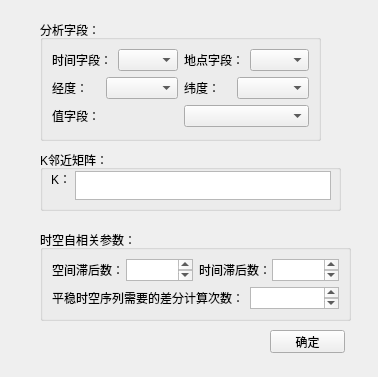
<?xml version="1.0" encoding="UTF-8"?>
<ui version="4.0">
 <class>Form</class>
 <widget class="QWidget" name="Form">
  <property name="geometry">
   <rect>
    <x>0</x>
    <y>0</y>
    <width>378</width>
    <height>377</height>
   </rect>
  </property>
  <property name="windowTitle">
   <string>Form</string>
  </property>
  <widget class="QGroupBox" name="groupBox">
   <property name="geometry">
    <rect>
     <x>40</x>
     <y>20</y>
     <width>281</width>
     <height>121</height>
    </rect>
   </property>
   <property name="title">
    <string>分析字段：</string>
   </property>
   <layout class="QVBoxLayout" name="verticalLayout">
    <item>
     <layout class="QHBoxLayout" name="horizontalLayout">
      <item>
       <widget class="QLabel" name="label">
        <property name="text">
         <string>时间字段：</string>
        </property>
       </widget>
      </item>
      <item>
       <widget class="QComboBox" name="comboBox"/>
      </item>
      <item>
       <widget class="QLabel" name="label_6">
        <property name="text">
         <string>地点字段：</string>
        </property>
       </widget>
      </item>
      <item>
       <widget class="QComboBox" name="comboBox_5"/>
      </item>
     </layout>
    </item>
    <item>
     <layout class="QHBoxLayout" name="horizontalLayout_2">
      <item>
       <widget class="QLabel" name="label_2">
        <property name="text">
         <string>经度：</string>
        </property>
       </widget>
      </item>
      <item>
       <widget class="QComboBox" name="comboBox_2"/>
      </item>
      <item>
       <widget class="QLabel" name="label_3">
        <property name="text">
         <string>纬度：</string>
        </property>
       </widget>
      </item>
      <item>
       <widget class="QComboBox" name="comboBox_3"/>
      </item>
     </layout>
    </item>
    <item>
     <layout class="QHBoxLayout" name="horizontalLayout_3">
      <item>
       <widget class="QLabel" name="label_4">
        <property name="text">
         <string>值字段：</string>
        </property>
       </widget>
      </item>
      <item>
       <widget class="QComboBox" name="comboBox_4"/>
      </item>
     </layout>
    </item>
   </layout>
  </widget>
  <widget class="QGroupBox" name="groupBox_2">
   <property name="geometry">
    <rect>
     <x>40</x>
     <y>150</y>
     <width>301</width>
     <height>61</height>
    </rect>
   </property>
   <property name="title">
    <string>K邻近矩阵：</string>
   </property>
   <widget class="QTextEdit" name="textEdit">
    <property name="geometry">
     <rect>
      <x>35</x>
      <y>21</y>
      <width>256</width>
      <height>29</height>
     </rect>
    </property>
   </widget>
   <widget class="QLabel" name="label_5">
    <property name="geometry">
     <rect>
      <x>11</x>
      <y>21</y>
      <width>18</width>
      <height>16</height>
     </rect>
    </property>
    <property name="text">
     <string>K：</string>
    </property>
   </widget>
  </widget>
  <widget class="QGroupBox" name="groupBox_3">
   <property name="geometry">
    <rect>
     <x>40</x>
     <y>230</y>
     <width>311</width>
     <height>91</height>
    </rect>
   </property>
   <property name="title">
    <string>时空自相关参数：</string>
   </property>
   <layout class="QVBoxLayout" name="verticalLayout_2">
    <item>
     <layout class="QHBoxLayout" name="horizontalLayout_5">
      <item>
       <widget class="QLabel" name="label_7">
        <property name="text">
         <string>空间滞后数：</string>
        </property>
       </widget>
      </item>
      <item>
       <widget class="QTextEdit" name="textEdit_3"/>
      </item>
      <item>
       <widget class="QLabel" name="label_8">
        <property name="text">
         <string>时间滞后数：</string>
        </property>
       </widget>
      </item>
      <item>
       <widget class="QTextEdit" name="textEdit_4"/>
      </item>
     </layout>
    </item>
    <item>
     <layout class="QHBoxLayout" name="horizontalLayout_6">
      <item>
       <widget class="QLabel" name="label_9">
        <property name="text">
         <string>平稳时空序列需要的差分计算次数：</string>
        </property>
       </widget>
      </item>
      <item>
       <widget class="QTextEdit" name="textEdit_5"/>
      </item>
     </layout>
    </item>
   </layout>
  </widget>
  <widget class="QPushButton" name="pushButton">
   <property name="geometry">
    <rect>
     <x>270</x>
     <y>330</y>
     <width>75</width>
     <height>23</height>
    </rect>
   </property>
   <property name="text">
    <string>确定</string>
   </property>
  </widget>
 </widget>
 <resources/>
 <connections/>
</ui>
